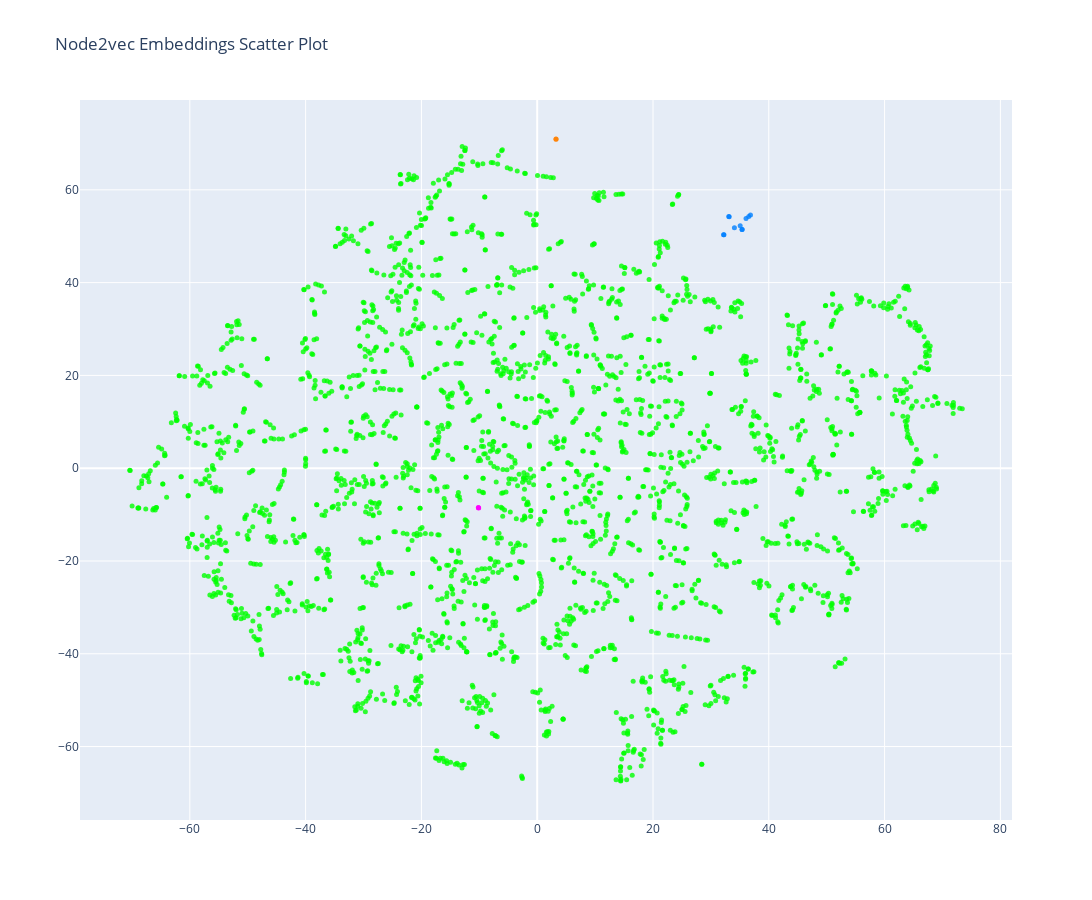

Notebook code for this chart:
### Markdown cell above
##### Spectral clustering

### Code cell
from sklearn.cluster import SpectralClustering

X = emb_df.values

clustering = SpectralClustering(
    n_clusters=4,
    assign_labels='discretize',
    random_state=0
).fit(X)

comm_dct = dict(zip(emb_df.index, clustering.labels_))
comm_dct = {k: v + 1 for k, v in comm_dct.items()}

map_weighted_network(TN, custom_node_weigth=comm_dct, edge_weigth=False, scale=2, node_size=5, discrete_color=True)

plot_tsne_embedding(emb_df, node_cluster=comm_dct)

### Figure 1 — Plotly figure (JSON) as saved in the notebook; plotly's stock layout.template omitted (floating-point values rounded to 4 significant figures; data arrays with more than 128 entries replaced by an {"elided": "..."} marker saying what was removed)
{"data": [{"marker": {"color": {"elided": "2719 str values"}, "opacity": 0.8, "size": 5}, "mode": "markers", "x": {"elided": "2719 float values"}, "y": {"elided": "2719 float values"}, "type": "scatter"}], "layout": {"height": 900, "title": {"text": "Node2vec Embeddings Scatter Plot"}, "width": 1200}}
